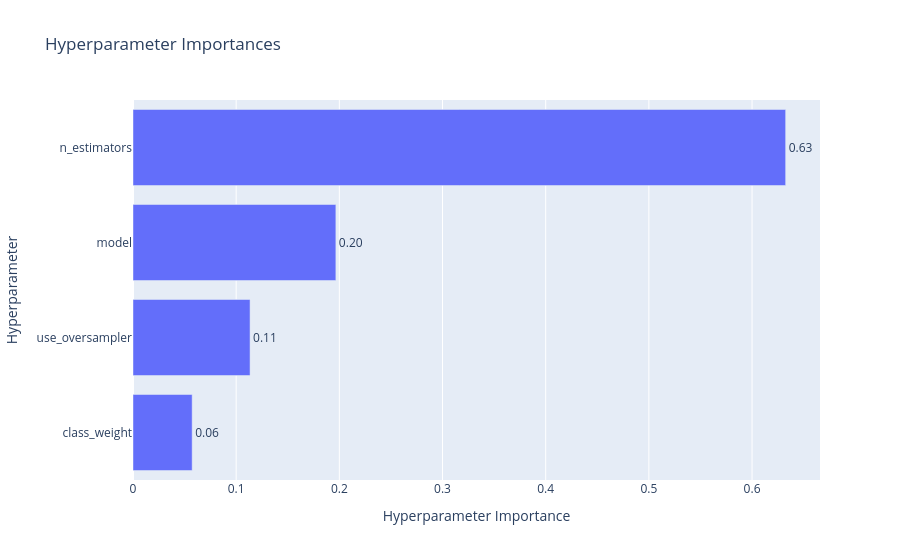

The cell this chart's notebook holds for it:
### Code cell
from optuna.visualization import plot_param_importances, plot_optimization_history

 # evolução do F1 ao longo dos trials
plot_param_importances(study)     # quais hiperparâmetros mais impactaram

### Figure 1 — Plotly figure (JSON) as saved in the notebook; plotly's stock layout.template omitted (floating-point values rounded to 4 significant figures)
{"data": [{"cliponaxis": false, "hovertemplate": ["class_weight (CategoricalDistribution): 0.05734054801348854<extra></extra>", "use_oversampler (CategoricalDistribution): 0.11346166199622519<extra></extra>", "model (CategoricalDistribution): 0.1966316829216917<extra></extra>", "n_estimators (IntDistribution): 0.6325661070685946<extra></extra>"], "name": "Objective Value", "orientation": "h", "text": ["0.06", "0.11", "0.20", "0.63"], "textposition": "outside", "type": "bar", "x": [0.05734, 0.1135, 0.1966, 0.6326], "y": ["class_weight", "use_oversampler", "model", "n_estimators"]}], "layout": {"title": {"text": "Hyperparameter Importances"}, "xaxis": {"title": {"text": "Hyperparameter Importance"}}, "yaxis": {"title": {"text": "Hyperparameter"}}}}
